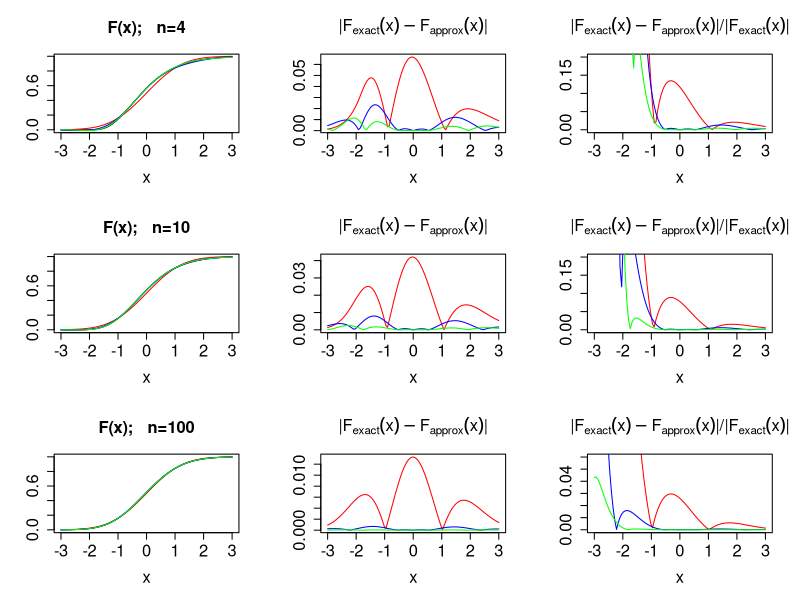

This figure's R source:

fntsz = 1.5 


cdf_exact <- function (x,ell,n) {
  cdf = pgamma( sqrt(n)*x/ell+n/ell , n, rate = ell ) ;
  return ( cdf );
}

cdf_Ed0 <- function (x,ell,n) {
  cdf = pnorm( x , mean = 0, sd = 1) ;
  return ( cdf );
}

cdf_Ed1 <- function (x,ell,n) {
  k3 = 2;
  cdf = pnorm(x,0,1) ;
  cdf = cdf -dnorm(x,0,1)*k3*(x^2-1)/6/sqrt(n);
  return ( cdf );
}

cdf_Ed2 <- function (x,ell,n) {
  k3 = 2;
  k4 = 6;
  cdf = pnorm(x,0,1);
  cdf = cdf -dnorm(x,0,1)*k3*(x^2-1)/6/sqrt(n);
  cdf = cdf - dnorm(x,0,1)*k4*(x^3-3*x)/24/n;
  cdf = cdf - dnorm(x,0,1)*k3^2*(x^5-10*x^3+15*x)/72/n;
  return ( cdf );
}



xvec = -3+6*(0:100)/100


ell_1 = 1 
n_1 = 4
Fex_1 = cdf_exact(xvec,ell_1,n_1)
Fed0_1 = cdf_Ed0(xvec,ell_1,n_1)
Fed1_1 = cdf_Ed1(xvec,ell_1,n_1)
Fed2_1 = cdf_Ed2(xvec,ell_1,n_1)
Def0_1 = abs(Fex_1-Fed0_1)
Def1_1 = abs(Fex_1-Fed1_1)
Def2_1 = abs(Fex_1-Fed2_1)
RDef0_1 = abs(Fex_1-Fed0_1)/abs(Fex_1)
RDef1_1 = abs(Fex_1-Fed1_1)/abs(Fex_1)
RDef2_1 = abs(Fex_1-Fed2_1)/abs(Fex_1)

ell_2 = 1 
n_2 = 10
Fex_2 = cdf_exact(xvec,ell_2,n_2)
Fed0_2 = cdf_Ed0(xvec,ell_2,n_2)
Fed1_2 = cdf_Ed1(xvec,ell_2,n_2)
Fed2_2 = cdf_Ed2(xvec,ell_2,n_2)
Def0_2 = abs(Fex_2-Fed0_2)
Def1_2 = abs(Fex_2-Fed1_2)
Def2_2 = abs(Fex_2-Fed2_2)
RDef0_2 = abs(Fex_2-Fed0_2)/abs(Fex_2)
RDef1_2 = abs(Fex_2-Fed1_2)/abs(Fex_2)
RDef2_2 = abs(Fex_2-Fed2_2)/abs(Fex_2)


ell_3 = 1 
n_3 = 100
Fex_3 = cdf_exact(xvec,ell_3,n_3)
Fed0_3 = cdf_Ed0(xvec,ell_3,n_3)
Fed1_3 = cdf_Ed1(xvec,ell_3,n_3)
Fed2_3 = cdf_Ed2(xvec,ell_3,n_3)
Def0_3 = abs(Fex_3-Fed0_3)
Def1_3 = abs(Fex_3-Fed1_3)
Def2_3 = abs(Fex_3-Fed2_3)
RDef0_3 = abs(Fex_3-Fed0_3)/abs(Fex_3)
RDef1_3 = abs(Fex_3-Fed1_3)/abs(Fex_3)
RDef2_3 = abs(Fex_3-Fed2_3)/abs(Fex_3)


pdf('Edg_ex.pdf')

par(mfrow=c(3,3))

plot(xvec,Fex_1,type='l',col='black',
     main = 'F(x);   n=4',
     xlab='x',
     ylab='',
     cex.lab=fntsz, 
     cex.axis=fntsz, 
     cex.main=fntsz, 
     cex.sub=fntsz)
lines(xvec,Fed0_1,type='l',col='red')
lines(xvec,Fed1_1,type='l',col='blue')
lines(xvec,Fed2_1,type='l',col='green')
 # legend('bottomright',
 #        bg="transparent",
 #        bty = "n",
 #        c('Exact','CLT','Edg_1','Edg_2'),
 #        lty=c(1,1,1),
 #        lwd=c(2.5,2.5,2.5),
 #        col=c('black','red','blue','green'),
 #        cex=fntsz) 

plot(xvec,Def0_1,type='l',col='red',
     main = expression(paste("|",F[exact](x)-F[approx](x),'|')),
     xlab='x',
     ylab='',
     cex.lab=fntsz, 
     cex.axis=fntsz, 
     cex.main=fntsz, 
     cex.sub=fntsz)
lines(xvec,Def1_1,type='l',col='blue')
lines(xvec,Def2_1,type='l',col='green')
# legend('topleft',
#        bg="transparent",
#        c('CLT','Edg_1','Edg_2'),
#        lty=c(1,1,1),
#        lwd=c(2.5,2.5,2.5),
#        col=c('red','blue','green'),
#        cex=fntsz) 

plot(xvec,RDef0_1,type='l',col='red',
     main = expression(paste("|",F[exact](x)-F[approx](x),'|','/','|',F[exact](x),'|')),
     xlab='x',
     ylab='',
     cex.lab=fntsz, 
     cex.axis=fntsz, 
     cex.main=fntsz, 
     cex.sub=fntsz,
     ylim=c(0,0.2))
lines(xvec,RDef1_1,type='l',col='blue')
lines(xvec,RDef2_1,type='l',col='green')

plot(xvec,Fex_2,type='l',col='black',
     main = 'F(x);   n=10',
     xlab='x',
     ylab='',
     cex.lab=fntsz, 
     cex.axis=fntsz, 
     cex.main=fntsz, 
     cex.sub=fntsz)
lines(xvec,Fed0_2,type='l',col='red')
lines(xvec,Fed1_2,type='l',col='blue')
lines(xvec,Fed2_2,type='l',col='green')
# legend('topleft',
#        bg="transparent",
#        c('Exact','CLT','Edg_1','Edg_2'),
#        lty=c(1,1,1),
#        lwd=c(2.5,2.5,2.5),
#        col=c('black','red','blue','green'),
#        cex=fntsz)

plot(xvec,Def0_2,type='l',col='red',
     main = expression(paste("|",F[exact](x)-F[approx](x),'|')),
     xlab='x',
     ylab='',
     cex.lab=fntsz, 
     cex.axis=fntsz, 
     cex.main=fntsz, 
     cex.sub=fntsz)
lines(xvec,Def1_2,type='l',col='blue')
lines(xvec,Def2_2,type='l',col='green')
# legend('topleft',
#        bg="transparent",
#        c('CLT','Edg_1','Edg_2'),
#        lty=c(1,1,1),
#        lwd=c(2.5,2.5,2.5),
#        col=c('red','blue','green'),
#        cex=fntsz) 


plot(xvec,RDef0_2,type='l',col='red',
     main = expression(paste("|",F[exact](x)-F[approx](x),'|','/','|',F[exact](x),'|')),
     xlab='x',
     ylab='',
     cex.lab=fntsz, 
     cex.axis=fntsz, 
     cex.main=fntsz, 
     cex.sub=fntsz,
     ylim=c(0,0.2))
lines(xvec,RDef1_2,type='l',col='blue')
lines(xvec,RDef2_2,type='l',col='green')


plot(xvec,Fex_3,type='l',col='black',
     main = 'F(x);   n=100',
     xlab='x',
     ylab='',
     cex.lab=fntsz, 
     cex.axis=fntsz, 
     cex.main=fntsz, 
     cex.sub=fntsz)
lines(xvec,Fed0_3,type='l',col='red')
lines(xvec,Fed1_3,type='l',col='blue')
lines(xvec,Fed2_3,type='l',col='green')
# legend('topleft',
#        bg="transparent",
#        c('Exact','CLT','Edg_1','Edg_2'),
#        lty=c(1,1,1),
#        lwd=c(2.5,2.5,2.5),
#        col=c('black','red','blue','green'),
#        cex=fntsz) 

plot(xvec,Def0_3,type='l',col='red',
     main = expression(paste("|",F[exact](x)-F[approx](x),'|')),
     xlab='x',
     ylab='',
     cex.lab=fntsz, 
     cex.axis=fntsz, 
     cex.main=fntsz, 
     cex.sub=fntsz)
lines(xvec,Def1_3,type='l',col='blue')
lines(xvec,Def2_3,type='l',col='green')
# legend('topleft',
#        bg="transparent",
#        c('CLT','Edg_1','Edg_2'),
#        lty=c(1,1,1),
#        lwd=c(2.5,2.5,2.5),
#        col=c('red','blue','green'),
#        cex=fntsz) 

plot(xvec,RDef0_3,type='l',col='red',
     main = expression(paste("|",F[exact](x)-F[approx](x),'|','/','|',F[exact](x),'|')),
     xlab='x',
     ylab='',
     cex.lab=fntsz, 
     cex.axis=fntsz, 
     cex.main=fntsz, 
     cex.sub=fntsz,
     ylim=c(0,0.06))
lines(xvec,RDef1_3,type='l',col='blue')
lines(xvec,RDef2_3,type='l',col='green')

dev.off()



